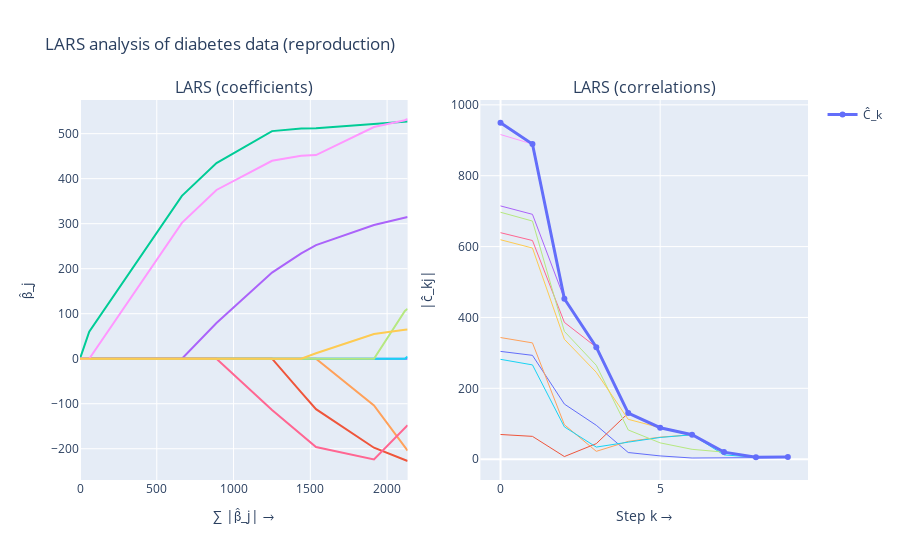

The notebook cell saved with this chart:
### Code cell
from plotly.subplots import make_subplots

fig = make_subplots(
    rows=1, cols=2,
    subplot_titles=("LARS (coefficients)", "LARS (correlations)")
)

# ----- Left panel: beta_j vs sum |beta_j| -----
for j in range(m):
    fig.add_trace(
        go.Scatter(
            x=l1_norm,
            y=beta_path[:, j],
            mode="lines",
            name=f"β{j+1}",
            showlegend=False  # you can turn on if you want a legend
        ),
        row=1, col=1
    )

fig.update_xaxes(title_text="∑ |β̂_j| →", row=1, col=1)
fig.update_yaxes(title_text="β̂_j", row=1, col=1)

# ----- Right panel: |c_kj| vs step k -----
for j in range(m):
    fig.add_trace(
        go.Scatter(
            x=steps,
            y=abs_corr_path[:, j],
            mode="lines",
            line=dict(width=1),
            showlegend=False
        ),
        row=1, col=2
    )

# heavy curve: C_k = max_j |c_kj|
fig.add_trace(
    go.Scatter(
        x=steps,
        y=C_k,
        mode="lines+markers",
        line=dict(width=3),
        name="Ĉ_k"
    ),
    row=1, col=2
)

fig.update_xaxes(title_text="Step k →", row=1, col=2)
fig.update_yaxes(title_text="|ĉ_kj|", row=1, col=2)

fig.update_layout(title_text="LARS analysis of diabetes data (reproduction)")
fig.show()

### Figure 1 — Plotly figure (JSON) as saved in the notebook; plotly's stock layout.template omitted (floating-point values rounded to 4 significant figures)
{"data": [{"mode": "lines", "name": "β1", "showlegend": false, "type": "scatter", "x": [0.0, 60.12, 663.7, 888.9, 1251.0, 1441.0, 1537.0, 1915.0, 2116.0, 2134.0], "xaxis": "x", "y": [0.0, 0.0, 0.0, 0.0, 0.0, 0.0, 0.0, 0.0, 0.0, 0.0], "yaxis": "y"}, {"mode": "lines", "name": "β2", "showlegend": false, "type": "scatter", "x": [0.0, 60.12, 663.7, 888.9, 1251.0, 1441.0, 1537.0, 1915.0, 2116.0, 2134.0], "xaxis": "x", "y": [0.0, 0.0, 0.0, 0.0, 0.0, -74.91, -112.0, -197.8, -226.1, -227.2], "yaxis": "y"}, {"mode": "lines", "name": "β3", "showlegend": false, "type": "scatter", "x": [0.0, 60.12, 663.7, 888.9, 1251.0, 1441.0, 1537.0, 1915.0, 2116.0, 2134.0], "xaxis": "x", "y": [0.0, 60.12, 361.9, 434.8, 505.7, 511.4, 512.0, 522.3, 526.9, 527.0], "yaxis": "y"}, {"mode": "lines", "name": "β4", "showlegend": false, "type": "scatter", "x": [0.0, 60.12, 663.7, 888.9, 1251.0, 1441.0, 1537.0, 1915.0, 2116.0, 2134.0], "xaxis": "x", "y": [0.0, 0.0, 0.0, 79.23, 191.3, 234.1, 252.5, 297.2, 314.4, 315.1], "yaxis": "y"}, {"mode": "lines", "name": "β5", "showlegend": false, "type": "scatter", "x": [0.0, 60.12, 663.7, 888.9, 1251.0, 1441.0, 1537.0, 1915.0, 2116.0, 2134.0], "xaxis": "x", "y": [0.0, 0.0, 0.0, 0.0, 0.0, 0.0, 0.0, -103.9, -195.1, -204.0], "yaxis": "y"}, {"mode": "lines", "name": "β6", "showlegend": false, "type": "scatter", "x": [0.0, 60.12, 663.7, 888.9, 1251.0, 1441.0, 1537.0, 1915.0, 2116.0, 2134.0], "xaxis": "x", "y": [0.0, 0.0, 0.0, 0.0, 0.0, 0.0, 0.0, 0.0, 0.0, 4.597], "yaxis": "y"}, {"mode": "lines", "name": "β7", "showlegend": false, "type": "scatter", "x": [0.0, 60.12, 663.7, 888.9, 1251.0, 1441.0, 1537.0, 1915.0, 2116.0, 2134.0], "xaxis": "x", "y": [0.0, 0.0, 0.0, 0.0, -114.1, -169.7, -196.0, -223.9, -152.5, -147.6], "yaxis": "y"}, {"mode": "lines", "name": "β8", "showlegend": false, "type": "scatter", "x": [0.0, 60.12, 663.7, 888.9, 1251.0, 1441.0, 1537.0, 1915.0, 2116.0, 2134.0], "xaxis": "x", "y": [0.0, 0.0, 0.0, 0.0, 0.0, 0.0, 0.0, 0.0, 106.3, 110.7], "yaxis": "y"}, {"mode": "lines", "name": "β9", "showlegend": false, "type": "scatter", "x": [0.0, 60.12, 663.7, 888.9, 1251.0, 1441.0, 1537.0, 1915.0, 2116.0, 2134.0], "xaxis": "x", "y": [0.0, 0.0, 301.8, 374.9, 439.7, 450.7, 452.4, 514.7, 529.9, 532.6], "yaxis": "y"}, {"mode": "lines", "name": "β10", "showlegend": false, "type": "scatter", "x": [0.0, 60.12, 663.7, 888.9, 1251.0, 1441.0, 1537.0, 1915.0, 2116.0, 2134.0], "xaxis": "x", "y": [0.0, 0.0, 0.0, 0.0, 0.0, 0.0, 12.08, 54.77, 64.49, 64.84], "yaxis": "y"}, {"line": {"width": 1}, "mode": "lines", "showlegend": false, "type": "scatter", "x": [0, 1, 2, 3, 4, 5, 6, 7, 8, 9], "xaxis": "x2", "y": [304.2, 293.1, 155.5, 95.62, 18.81, 9.227, 3.283, 3.506, 4.848, 4.927], "yaxis": "y2"}, {"line": {"width": 1}, "mode": "lines", "showlegend": false, "type": "scatter", "x": [0, 1, 2, 3, 4, 5, 6, 7, 8, 9], "xaxis": "x2", "y": [69.72, 64.41, 7.432, 43.92, 130.1, 88.78, 68.96, 19.98, 5.478, 4.927], "yaxis": "y2"}, {"line": {"width": 1}, "mode": "lines", "showlegend": false, "type": "scatter", "x": [0, 1, 2, 3, 4, 5, 6, 7, 8, 9], "xaxis": "x2", "y": [949.4, 889.3, 452.9, 316.1, 130.1, 88.78, 68.96, 19.98, 5.478, 4.927], "yaxis": "y2"}, {"line": {"width": 1}, "mode": "lines", "showlegend": false, "type": "scatter", "x": [0, 1, 2, 3, 4, 5, 6, 7, 8, 9], "xaxis": "x2", "y": [714.7, 691.0, 452.9, 316.1, 130.1, 88.78, 68.96, 19.98, 5.478, 4.927], "yaxis": "y2"}, {"line": {"width": 1}, "mode": "lines", "showlegend": false, "type": "scatter", "x": [0, 1, 2, 3, 4, 5, 6, 7, 8, 9], "xaxis": "x2", "y": [343.3, 328.2, 97.29, 22.18, 50.19, 62.18, 68.96, 19.98, 5.478, 4.927], "yaxis": "y2"}, {"line": {"width": 1}, "mode": "lines", "showlegend": false, "type": "scatter", "x": [0, 1, 2, 3, 4, 5, 6, 7, 8, 9], "xaxis": "x2", "y": [281.8, 266.1, 91.19, 34.18, 48.15, 61.34, 68.88, 12.12, 5.478, 6.028], "yaxis": "y2"}, {"line": {"width": 1}, "mode": "lines", "showlegend": false, "type": "scatter", "x": [0, 1, 2, 3, 4, 5, 6, 7, 8, 9], "xaxis": "x2", "y": [639.1, 617.1, 386.1, 316.1, 130.1, 88.78, 68.96, 19.98, 5.478, 4.927], "yaxis": "y2"}, {"line": {"width": 1}, "mode": "lines", "showlegend": false, "type": "scatter", "x": [0, 1, 2, 3, 4, 5, 6, 7, 8, 9], "xaxis": "x2", "y": [696.9, 672.0, 360.7, 264.9, 82.44, 46.06, 27.79, 19.98, 5.478, 4.927], "yaxis": "y2"}, {"line": {"width": 1}, "mode": "lines", "showlegend": false, "type": "scatter", "x": [0, 1, 2, 3, 4, 5, 6, 7, 8, 9], "xaxis": "x2", "y": [916.1, 889.3, 452.9, 316.1, 130.1, 88.78, 68.96, 19.98, 5.478, 4.927], "yaxis": "y2"}, {"line": {"width": 1}, "mode": "lines", "showlegend": false, "type": "scatter", "x": [0, 1, 2, 3, 4, 5, 6, 7, 8, 9], "xaxis": "x2", "y": [619.2, 595.9, 338.3, 245.1, 112.5, 88.78, 68.96, 19.98, 5.478, 4.927], "yaxis": "y2"}, {"line": {"width": 3}, "mode": "lines+markers", "name": "Ĉ_k", "type": "scatter", "x": [0, 1, 2, 3, 4, 5, 6, 7, 8, 9], "xaxis": "x2", "y": [949.4, 889.3, 452.9, 316.1, 130.1, 88.78, 68.96, 19.98, 5.478, 6.028], "yaxis": "y2"}], "layout": {"annotations": [{"font": {"size": 16}, "showarrow": false, "text": "LARS (coefficients)", "x": 0.225, "xanchor": "center", "xref": "paper", "y": 1, "yanchor": "bottom", "yref": "paper"}, {"font": {"size": 16}, "showarrow": false, "text": "LARS (correlations)", "x": 0.775, "xanchor": "center", "xref": "paper", "y": 1, "yanchor": "bottom", "yref": "paper"}], "title": {"text": "LARS analysis of diabetes data (reproduction)"}, "xaxis": {"anchor": "y", "domain": [0, 0.45], "title": {"text": "∑ |β̂_j| →"}}, "xaxis2": {"anchor": "y2", "domain": [0.55, 1], "title": {"text": "Step k →"}}, "yaxis": {"anchor": "x", "domain": [0, 1], "title": {"text": "β̂_j"}}, "yaxis2": {"anchor": "x2", "domain": [0, 1], "title": {"text": "|ĉ_kj|"}}}}
